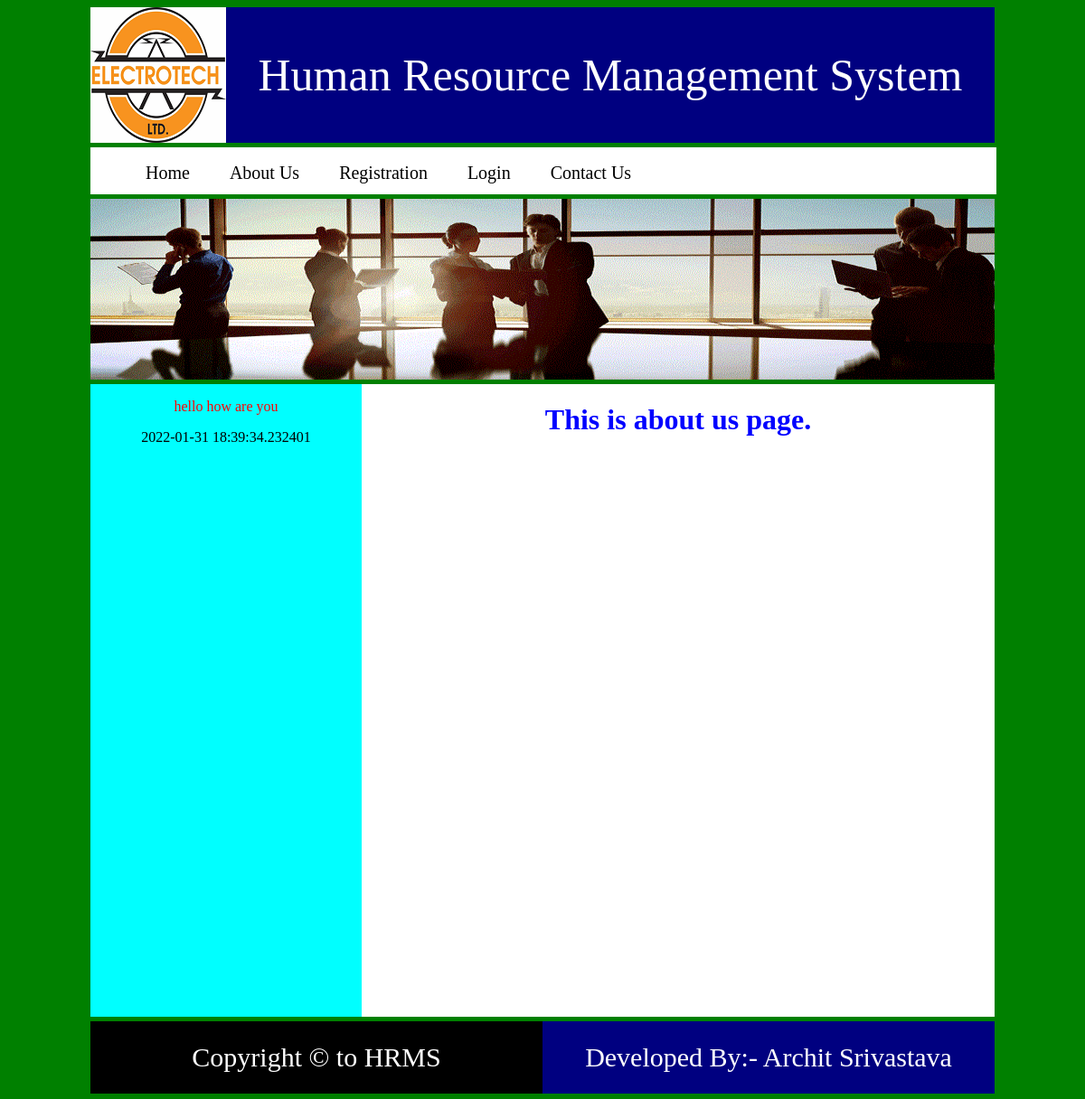
Screenshot of /aboutus/ with the database file from the repository.
### adminzone/models.py (models this page shows)
class Notification(models.Model):
    notificationtext=models.CharField(max_length=200)
    notificationdate=models.CharField(max_length=30)

### hrapp/views.py (the view)
# urls.py: path('aboutus/',views.aboutus,name='aboutus'),
def aboutus(request):
    nf=Notification.objects.all()
    return render(request,"aboutus.html",{'nf':nf})

### hrapp/templates/aboutus.html
{% extends "parent.html" %}
{% block body %}
<h1 style="color:blue; text-align:center;">
    This is about us page.
</h1>
{% endblock body %}

### hrapp/templates/parent.html (shortened to what this page needs)
<!DOCTYPE html>
<html lang="en">
{% load static %}
<head>
 </head>
<body bgcolor="green" onload="moveslider()">
  <div id="outer">
     <div id="header">
         <div id="logo">
             <img src="{% static 'images/logo.png' %}" width="150" height="150"/>
         </div>
         <div id="banner">
             Human Resource Management System
         </div>
     </div>
      <div id="menu">
          <ul>
              <li><a href="{% url 'index' %}">Home</a></li>
              <li><a href="{% url 'aboutus' %}">About Us</a> </li>
              <li><a href="{% url 'registration' %}">Registration</a> </li>
              <li><a href="{% url 'login' %}">Login</a> </li>
              <li><a href="{% url 'contactus' %}">Contact Us</a> </li>
          </ul>
      </div>
      <div id="slider">
          <img id="slide" width="1000" height="200" />
      </div>
      <div id="parent">
          <div id="left">
              <marquee direction="up" height="500" behavior="alternate" onmouseover="stop()" onmouseout="start()">
              {% for n in nf %}
                <p style="text-align:center;color:red;">{{n.notificationtext}}</p>
                <p style="text-align:center">{{n.notificationdate}}</p>
              {% endfor %}
              </marquee>
          </div>
          <div id="main">
              {% block body %}
              {% endblock body %}
          </div>
      </div>
       <div id="footer">
              <div id="lfooter">
                  Copyright &copy; to HRMS
              </div>
              <div id="rfooter">
                  Developed By:- Archit Srivastava
              </div>
       </div>
  </div>
</body>
</html>

### hrapp/templates/parent.html (style rules this page uses)
#outer { width:1000px; height:1200px; //border:1px solid white; margin:auto; }
#header { width:1000px; height:150px; }
#logo { width:150px; height:150px; background-color:pink; float:left; }
#banner { width:850px; height:150px; background-color:navy; float:right; font-size:50px; color:white; text-align:center; line-height:150px; }
#menu { width:1000px; height:50px; border:1px solid white; background-color:white; margin-top:5px; }
#menu ul { list-style-type:none; }
#menu ul li { display:inline; }
#menu ul li a { padding:20px; font-size:20px; text-decoration:none; color:black; }
#slider { width:1000px; height:200px; background-color:grey; margin-top:5px; }
#parent { width:1000px; height:700px; margin-top:5px; }
#left { width:300px; height:700px; background-color:aqua; float:left; }
#main { width:700px; height:700px; background-color:white; float:right; }
#footer { width:1000px; height:80px; margin-top:5px; }
#lfooter { width:500px; height:80px; background-color:black; float:left; color:white; font-size:30px; text-align:center; line-height:80px; }
#rfooter { width:500px; height:80px; background-color:navy; float:right; color:white; font-size:30px; text-align:center; line-height:80px; }

### rows the page displays
Notification: notificationtext "hello how are you", notificationdate "2022-01-31 18:39:34.232401"
